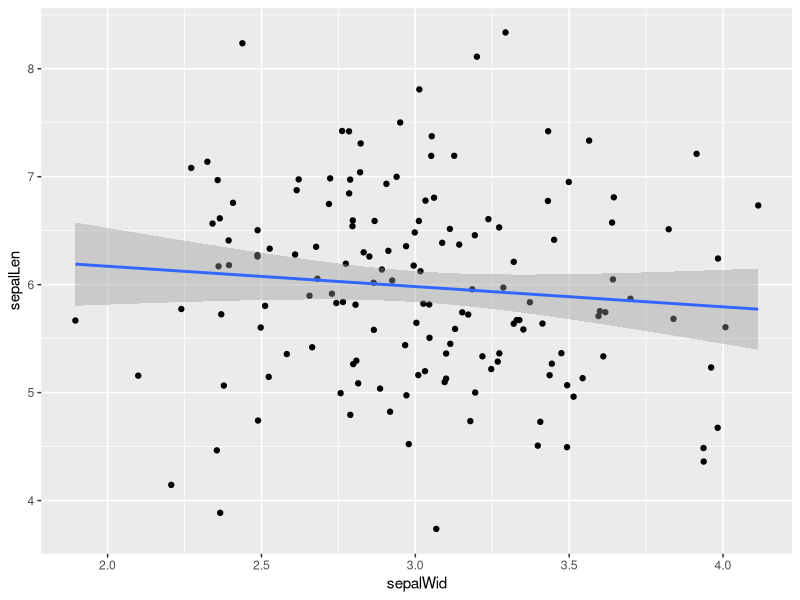
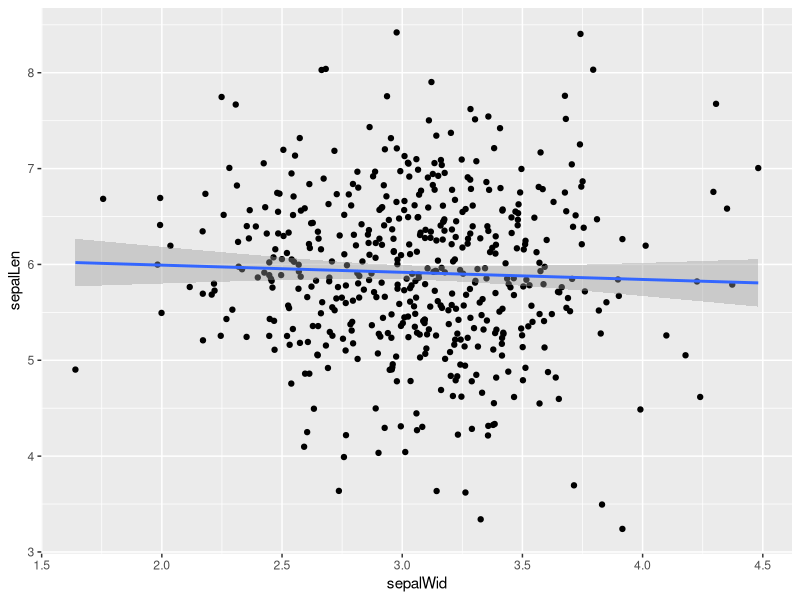
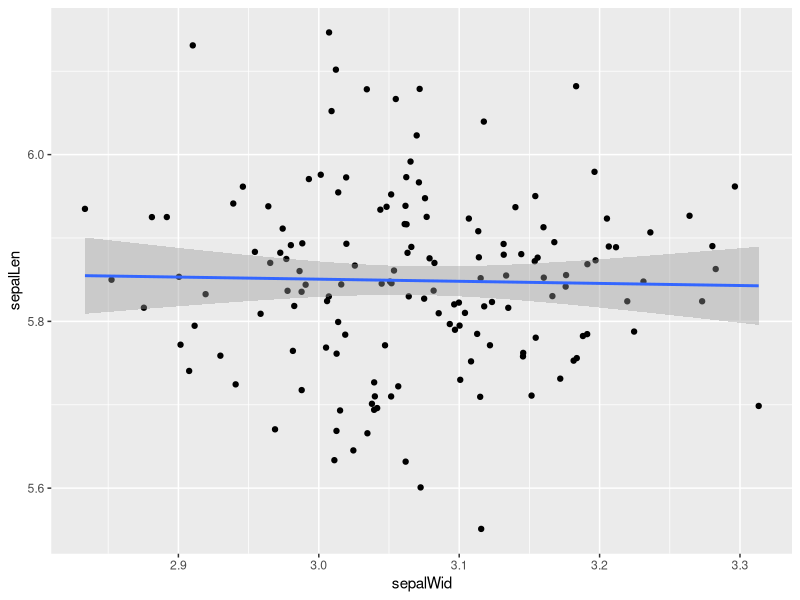
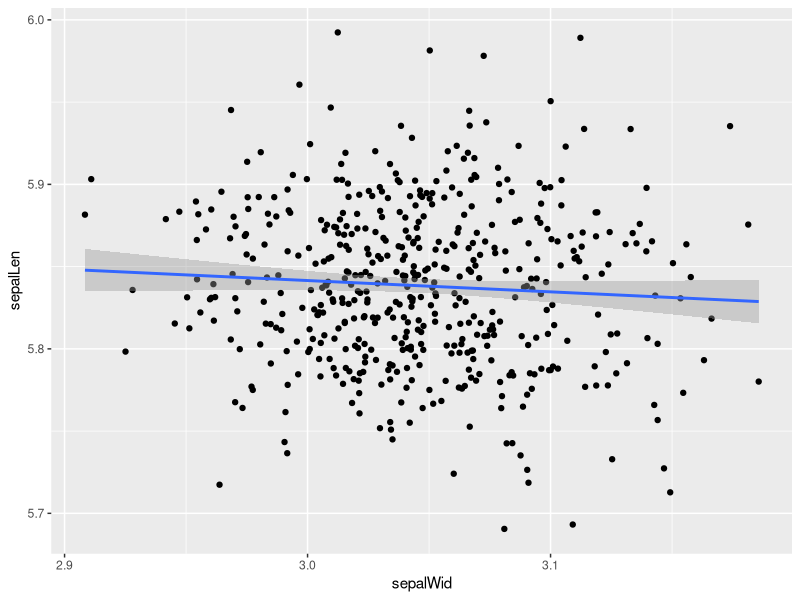
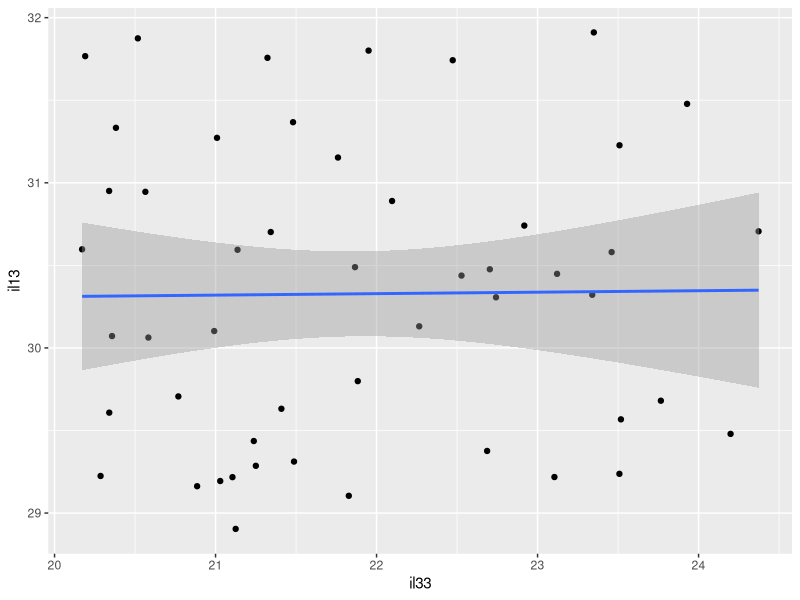

Write the R code that produced these figures, in order.
library(ggplot2)

dataCreate <- function(mean1=5.84, mean2=3.05, n1=150, n2=150, sd1=.8253, sd2=.4344){
  mydf <- data.frame(sepalLen=rnorm(mean=mean1, n=n1, sd=sd1), sepalWid= rnorm(mean=mean2, n=n2, sd=sd2))
  return(mydf)
}
myDF1 <- dataCreate()

head(myDF1)
# melt(myDF) places it in a format that can be used to perform an anova

myReg <- function(data=myDF1){
  lreg<- lm(sepalLen~sepalWid, data=data)
  return(lreg)
 
  
z <- lm(Sepal.Length~Sepal.Width, data=iris)  
z  
summary(z)
}
lregr1 <- myReg()
summary(lregr1)

myGraph <- function(data=lregr1){
  regPlot <- ggplot( data=data, mapping=aes(x=sepalWid, y=sepalLen))+
    geom_point()+
    stat_smooth(method=lm)
  
  return(regPlot)
}
plot1 <-myGraph()
plot1
results1 <-print(summary(lregr1)$coefficients)
pvalue <-print(summary(lregr1)$coefficients[2,4])

#increasing N
myDF2 <- dataCreate(n1=500, n2=500)
lregr2 <- myReg(data=myDF2)
plot2 <-myGraph(data=lregr2)
plot2
results2 <- print(summary(lregr2)$coefficients) 



results1[2,4]
results2[2,4]

# decreasing sd
myDF3 <- dataCreate(sd1=.1, sd2=.1)
lregr3 <- myReg(data=myDF3)
plot3 <-myGraph(data=lregr3)
plot3
rel3<- print(summary(lregr3)$coefficients)
rel3[2,4]

#increasing sd
myDF4 <- dataCreate(sd1=3)
lregr4 <- myReg(data=myDF4)
#plot2 <-myGraph(data=lregr2)
#plot2
sd1inc<- print(summary(lregr4)$coefficients)
sd1inc[2,4]


#increasing mean and decreasing sd
myDF5 <- dataCreate(sd1=.05, sd2=.05, n1=500, n2=500)
lregr5 <- myReg(data=myDF5)
plot5 <-myGraph(data=lregr5)
plot5
rel5<- print(summary(lregr5)$coefficients)
rel5[2,4]








# new simulated data model
n <- 50
il33 <- 22.2 + runif(n, min=-2.2,max=2.2)
il13 <- 1.369*il33 + runif(n,min=-1.6, max=1.6) 
ID <- seq_len(n)
regData <- data.frame(ID,il33,il13)
#linear model
regModel <- lm(il13~il33, data=regData)
summary(regModel)$coefficients
z <- summary(regModel)
z$coefficients
mySlope <- z$coefficients[2,1]
pvalue<-summary(regModel)$coefficients[2,4]
# this will most definitely give us a significant p value. Now to put it into a model
# now to put this into a function

dataCreate <- function(mean1=22.2, n1=50, n2=50){
  mydf <- data.frame(il33= mean1+ runif(n, min=-2.2,max=2.2), il13= 1.369*mean1+ runif(n,min=-1.6, max=1.6))
  return(mydf)
}
myDF1 <- dataCreate()

myReg <- function(data=myDF1){
  lreg<- lm(il13~il33, data=data)
  return(lreg)
}
lregr1 <- myReg()
summary(lregr1)

myGraph <- function(data=lregr1){
  regPlot <- ggplot( data=data, mapping=aes(x=il33, y=il13))+
    geom_point()+
    stat_smooth(method=lm)
  
  return(regPlot)
}
plot1 <-myGraph()
plot1
pvalue <-print(summary(lregr1)$coefficients[2,4])
summary(regModel)$coefficients
z <- summary(regModel)
z$coefficients
mySlope <- z$coefficients[2,1]

#make il33 rnorm, il13 part of it.